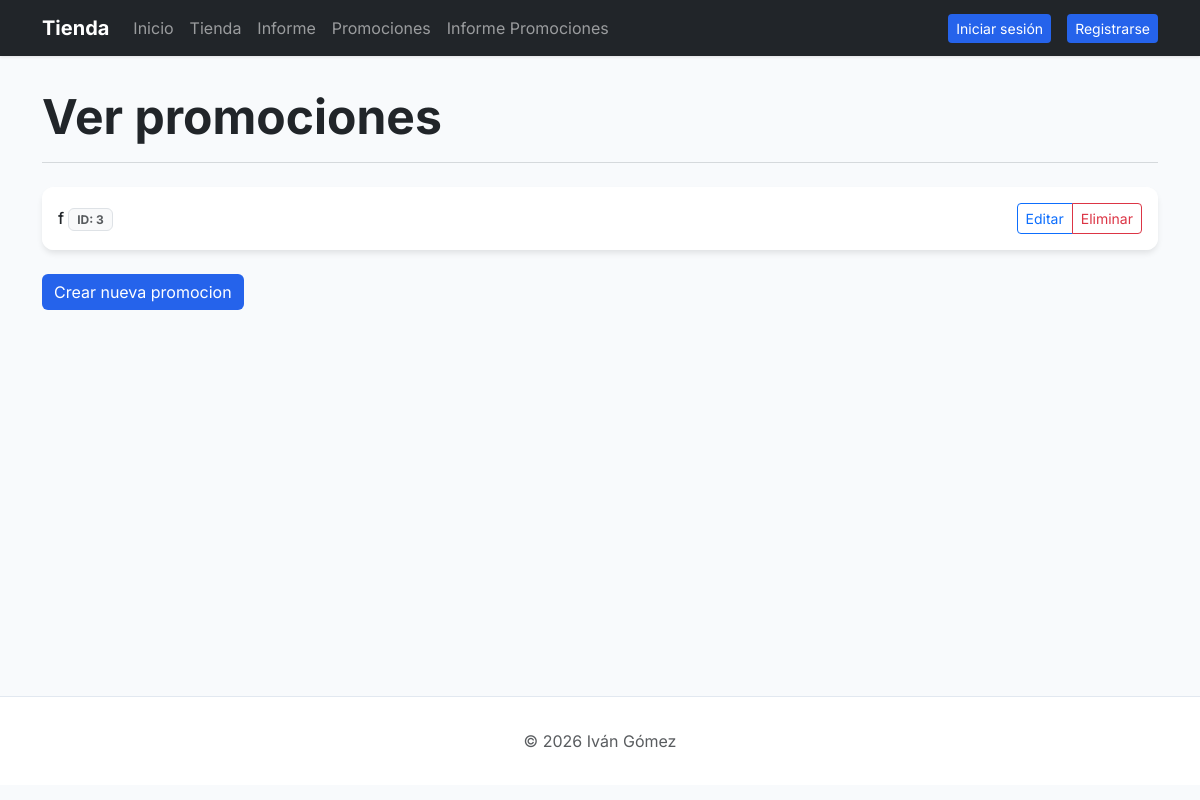
Before: /tienda/admin/promociones with the older database file.
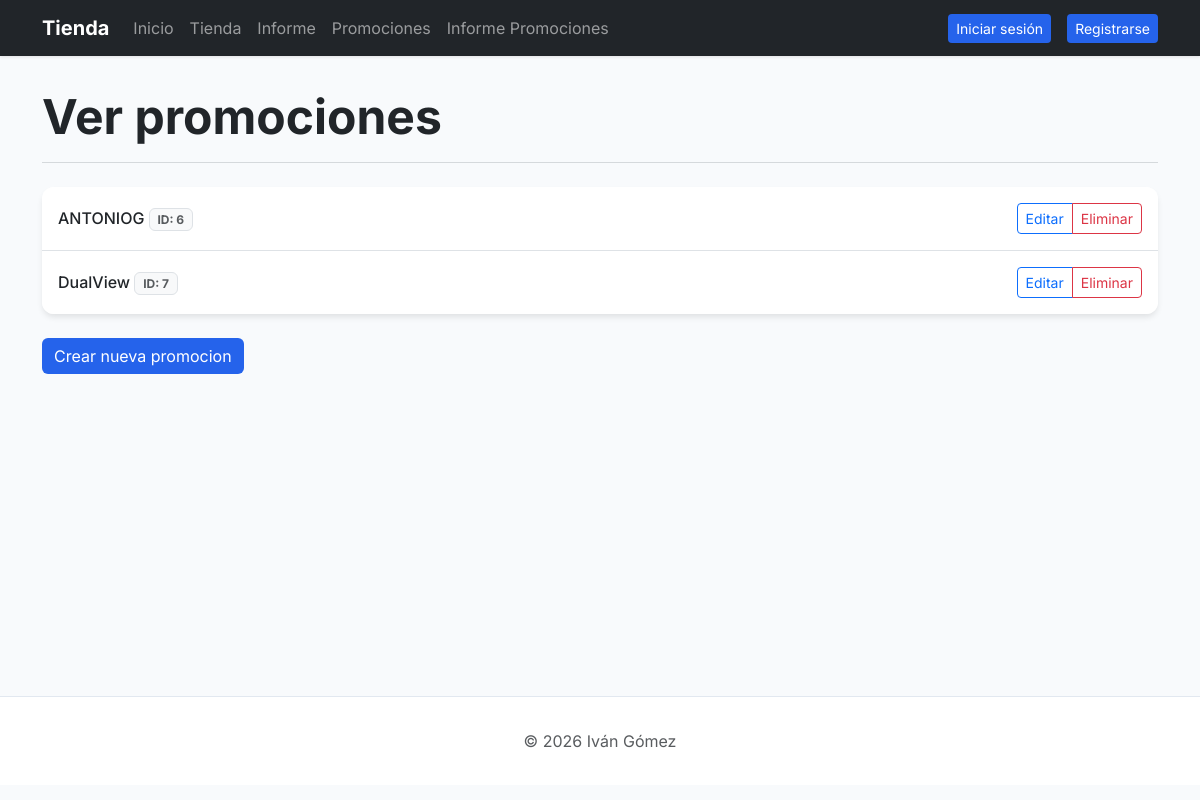
After: the same page with the newer database file.
### core/models.py (models this page shows, shortened)
class Promocion(models.Model):
    nombre = models.CharField(max_length=50)
    codigo = models.CharField(max_length=20, unique=True)
    descuento = models.IntegerField()
    fecha_inicio = models.DateField(auto_now_add=True)
    fecha_fin = models.DateField()

### core/views.py (the view)
# urls.py: path('tienda/admin/promociones', ViewPromociones.as_view(), name='ver_promociones'),
class ViewPromociones(ListView):
    model = Promocion
    context_object_name = 'promociones'
    template_name = 'core/ver_promociones.html'

### core/templates/core/ver_promociones.html (shortened to what this page needs)
{% extends 'core/base.html' %}
{% block tittle_section %}Ver promociones{% endblock %}
{% block content %}
<div class="card overflow-hidden">
    <ul class="list-group list-group-flush">
    {% for promocion in promociones %}
        <li class="list-group-item d-flex justify-content-between align-items-center p-3">
            <div>
                <a href="{% url 'detalle_promocion' promocion.pk %}" class="text-decoration-none fw-medium text-dark">
                    {{promocion.nombre}} <span class="badge bg-light text-muted border">ID: {{promocion.id}}</span>
                </a>
            </div>
            <div class="btn-group btn-group-sm">
                <a href="{% url 'editar_promocion' promocion.pk %}" class="btn btn-outline-primary">Editar</a>
                <a href="{% url 'eliminar_promocion' promocion.pk %}" class="btn btn-outline-danger">Eliminar</a>
            </div>
        </li>
    {% endfor %}
    </ul>
</div>
<div class="mt-4">
    <a href="{% url 'crear_promocion' %}" class="btn btn-primary">Crear nueva promocion</a>
</div>
{% endblock %}

### core/templates/core/base.html (shortened to what this page needs)
<!DOCTYPE html>
<html lang="es">
<head>
    <link href="https://cdn.jsdelivr.net/npm/bootstrap@5.3.2/dist/css/bootstrap.min.css" rel="stylesheet">
</head>
<body>
    <nav class="navbar navbar-expand-lg navbar-dark bg-dark sticky-top">
        <div class="container">
            <a class="navbar-brand fw-bold" href="{% url 'ver_producto' %}">Tienda</a>
            <div class="collapse navbar-collapse" id="navbarNav">
                <ul class="navbar-nav me-auto">
                    <li class="nav-item"><a class="nav-link" href="{% url 'ver_producto' %}">Inicio</a></li>
                    <li class="nav-item"><a class="nav-link" href="{% url 'ver_producto_tienda' %}">Tienda</a></li>
                    <li class="nav-item"><a class="nav-link" href="{% url 'informes' %}">Informe</a></li>
                    <li class="nav-item"><a class="nav-link" href="{% url 'ver_promociones' %}">Promociones</a></li>
                    <li class="nav-item"><a class="nav-link" href="{% url 'informe_promociones' %}">Informe Promociones</a></li>
                </ul>
                <div class="d-flex align-items-center">
                    {% if user.is_authenticated %}
                        <span class="navbar-text me-3 text-white">Hola, <strong>{{user.username}}</strong></span>
                        <form action="{% url 'logout' %}" method="post" class="m-0">
                            {% csrf_token %}
                            <button type="submit" class="btn btn-outline-light btn-sm">Cerrar Sesión</button>
                        </form>
                    {% else %}
                        <a href="{% url 'login' %}" class="btn btn-primary btn-sm me-3">Iniciar sesión</a>
                        <a href="{% url 'register' %}" class="btn btn-primary btn-sm">Registrarse</a>
                    {% endif %}
                </div>
            </div>
        </div>
    </nav>
    <main class="container main-container">
        <header class="mb-4">
            <h1 class="display-5 fw-bold text-dark">{% block tittle_section %}{% endblock %}</h1>
            <hr class="text-secondary opacity-25">
        </header>
        {% block content %}{% endblock %}
    </main>
    <footer class="footer">
        <div class="container text-center text-muted">
            <p class="mb-0">&copy; 2026 Iván Gómez</p>
        </div>
    </footer>
</body>
</html>

### core/templates/core/base.html (style rules this page uses)
:root { --bs-body-font-family: 'Inter', sans-serif; --primary-color: #2563eb; }
body { background-color: #f8fafc; color: #1e293b; }
.navbar { box-shadow: 0 1px 3px 0 rgba(0, 0, 0, 0.1); }
.main-container { min-height: calc(100vh - 160px); padding-top: 2rem; padding-bottom: 4rem; }
.card { border: none; box-shadow: 0 4px 6px -1px rgba(0, 0, 0, 0.1); border-radius: 12px; }
.btn-primary { background-color: var(--primary-color); border: none; }
.footer { background: #fff; border-top: 1px solid #e2e8f0; padding: 2rem 0; margin-top: auto; }

Changed rows visible on the page:
removed Promocion: nombre "f", id "3"
added Promocion: nombre "ANTONIOG", id "6"
added Promocion: nombre "DualView", id "7"
